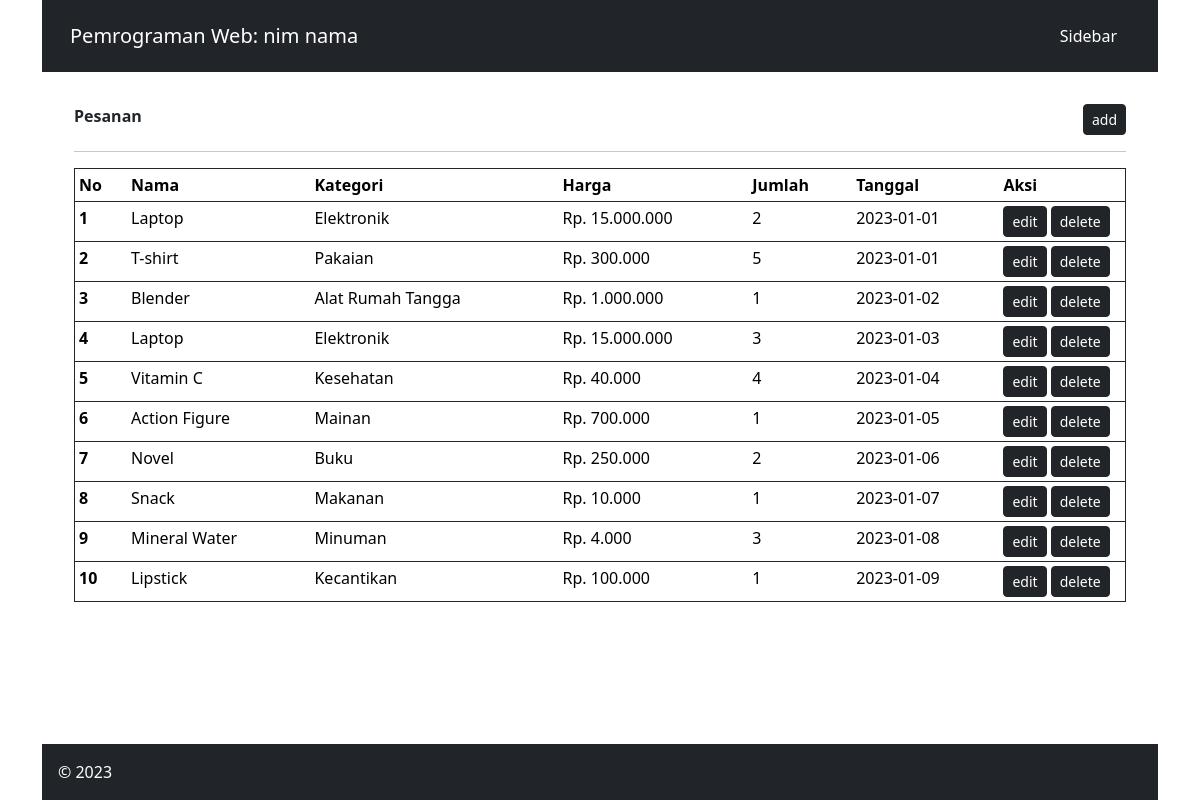
Page /index.php?page=pesanan on the committed database.
### tables this page shows
CREATE TABLE `detail_pesanan` (
  `id_detail_pesanan` int(11) NOT NULL,
  `jumlah` int(11) NOT NULL,
  `id_produk` int(11) NOT NULL,
  `id_pesanan` int(11) NOT NULL
);

CREATE TABLE `produk` (
  `id_produk` int(11) NOT NULL,
  `nama_produk` varchar(255) NOT NULL,
  `id_kategori` int(11) NOT NULL,
  `harga` int(11) DEFAULT NULL,
  `gambar` varchar(255) DEFAULT NULL
);

CREATE TABLE `kategori` (
  `id_kategori` int(11) NOT NULL,
  `nama_kategori` varchar(255) NOT NULL
);

CREATE TABLE `pesanan` (
  `id_pesanan` int(11) NOT NULL,
  `tanggal_pesanan` date NOT NULL
);

### pesanan.php (the view)
<div class="row justify-content-between">
	<div class="col-10"><b>Pesanan </b></div>
	<div class="col-2 d-flex justify-content-end align-items-end">
		<button class="btn btn-dark btn-sm" type="button">add</button>
	</div>
</div>
<hr>
<table class="table table-sm border border-dark">
	<thead class="thead-dark">
		<tr>
			<th scope="col" width="5%">No</th>
			<th scope="col">Nama</th>
			<th scope="col">Kategori</th>
			<th scope="col">Harga</th>
			<th scope="col">Jumlah</th>
			<th scope="col">Tanggal</th>
			<th scope="col" width="12%">Aksi</th>
		</tr>
	</thead>
	<tbody>
		<?php
		$que   	= "SELECT * FROM detail_pesanan JOIN pesanan ON pesanan.id_pesanan = detail_pesanan.id_pesanan JOIN produk ON produk.id_produk = detail_pesanan.id_produk JOIN kategori ON kategori.id_kategori = produk.id_kategori";
		$select = mysqli_query($con,$que);
		while($data= mysqli_fetch_array($select)){
			?>
			<tr>
				<th scope="row"><?php echo $data['id_detail_pesanan']; ?></th>
				<td><?php echo $data['nama_produk']; ?></td>
				<td><?php echo $data['nama_kategori']; ?></td>
				<td>
					<?php
					$uang = $data['harga'];
					$uang_format = number_format($uang, 0, ',', '.');
					echo "Rp. " . $uang_format;
					?>
				</td>
				<td><?php echo $data['jumlah']; ?></td>
				<td><?php echo $data['tanggal_pesanan']; ?></td>
				<td>
					<button class="btn btn-dark btn-sm" type="button">edit</button>
					<button class="btn btn-dark btn-sm" type="button">delete</button>
				</td>
			</tr>
		<?php } ?>
	</tbody>
</table>

### index.php (style rules this page uses)
html, body { height: 100%; }

### rows in the picture
detail_pesanan: id_detail_pesanan "1", id_produk.nama_produk "Laptop", kategori.nama_kategori "Elektronik", id_produk.harga "15.000.000", jumlah "2", id_pesanan.tanggal_pesanan "2023-01-01"
detail_pesanan: id_detail_pesanan "2", id_produk.nama_produk "T-shirt", kategori.nama_kategori "Pakaian", id_produk.harga "300.000", jumlah "5", id_pesanan.tanggal_pesanan "2023-01-01"
detail_pesanan: id_detail_pesanan "3", id_produk.nama_produk "Blender", kategori.nama_kategori "Alat Rumah Tangga", id_produk.harga "1.000.000", jumlah "1", id_pesanan.tanggal_pesanan "2023-01-02"
detail_pesanan: id_detail_pesanan "4", id_produk.nama_produk "Laptop", kategori.nama_kategori "Elektronik", id_produk.harga "15.000.000", jumlah "3", id_pesanan.tanggal_pesanan "2023-01-03"
detail_pesanan: id_detail_pesanan "5", id_produk.nama_produk "Vitamin C", kategori.nama_kategori "Kesehatan", id_produk.harga "40.000", jumlah "4", id_pesanan.tanggal_pesanan "2023-01-04"
detail_pesanan: id_detail_pesanan "6", id_produk.nama_produk "Action Figure", kategori.nama_kategori "Mainan", id_produk.harga "700.000", jumlah "1", id_pesanan.tanggal_pesanan "2023-01-05"
detail_pesanan: id_detail_pesanan "7", id_produk.nama_produk "Novel", kategori.nama_kategori "Buku", id_produk.harga "250.000", jumlah "2", id_pesanan.tanggal_pesanan "2023-01-06"
detail_pesanan: id_detail_pesanan "8", id_produk.nama_produk "Snack", kategori.nama_kategori "Makanan", id_produk.harga "10.000", jumlah "1", id_pesanan.tanggal_pesanan "2023-01-07"
detail_pesanan: id_detail_pesanan "9", id_produk.nama_produk "Mineral Water", kategori.nama_kategori "Minuman", id_produk.harga "4.000", jumlah "3", id_pesanan.tanggal_pesanan "2023-01-08"
detail_pesanan: id_detail_pesanan "10", id_produk.nama_produk "Lipstick", kategori.nama_kategori "Kecantikan", id_produk.harga "100.000", jumlah "1", id_pesanan.tanggal_pesanan "2023-01-09"
